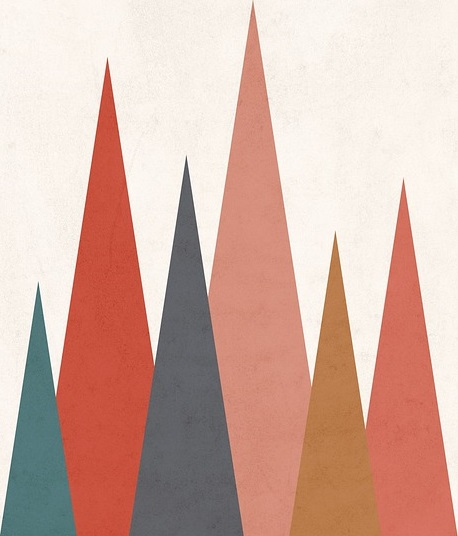
#> input picture Scripts/Image2Wavetable/inputs/example.jpg, 458 x 536 px
$ python img2wavetable.py
#> lines starting #> are read from the running program, lines starting #| are printed output that depends on the picture
import os
import matplotlib.pyplot as plt
import cv2 as cv
import numpy as np
from scipy.io import wavfile


def display(wave, img):
    imgd = img.copy().astype(np.float32)
    imgd -= imgd.min()
    imgd /= imgd.max()
    imgd = (255*imgd).astype(np.uint8)

    imgd = cv.resize(imgd, dsize=(1024, 510), interpolation=cv.INTER_NEAREST)
    cv.imshow("wind", imgd)

    plt.plot(wave)
    plt.show()
    cv.waitKey(0)

def comb_filter(img, harmonic):
    out = np.zeros_like(img)
    _, W = out.shape
    a = 1/harmonic
    for h in range(harmonic):
        d = (h*W)//harmonic
        delay = np.hstack([img[:, d:], img[:, :d]])
        out += a*delay
        a *= -1
    return out


def playsound_background(src):
    try:
        import playsound
    except ImportError as e:
        print("Please, install playsound to preview result")
        return
    import threading
    soundthread = threading.Thread(target=playsound.playsound, args=(src,), name='backgroundMusicThread')
    soundthread.daemon = True  # shut down music thread when the rest of the program exits
    soundthread.start()


def main():
    src = "inputs/example.jpg"
    harmonic = 2
    equalize_left_right = True

    img = cv.imread(src)
#> img is the input picture: shape (536, 458, 3); mean B, G, R 165.7, 177.6, 212.4
    img = cv.cvtColor(img, cv.COLOR_BGR2GRAY)
#> img: shape (536, 458)

    H = 128
    W = 1024

    img = cv.resize(img, dsize=(W, H), interpolation=cv.INTER_NEAREST)
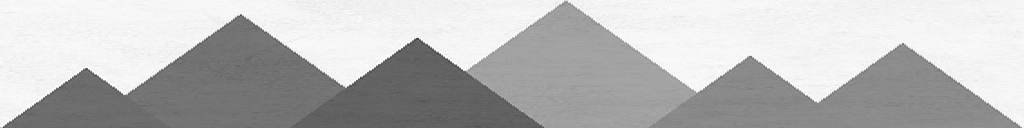
#> img: shape (128, 1024); min 68, max 255, mean 187
    img = img.astype(np.float32)

    # equalize left and right sides
    if equalize_left_right:
        for y in range(H):
            left, right = img[y, ::W-1]
            img[y, :] -= np.linspace(left, right, W)
#> this loop made 128 passes
#> (left, right) on passes 1 to 12: (247, 246), (248, 245), (247, 245), (246, 244), (245, 245), (243, 247), (245, 243), (247, 247), (249, 243), (241, 244), (247, 247), (246, 247)
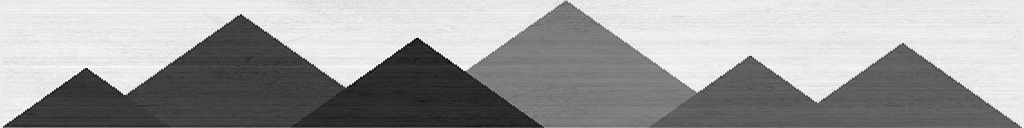
#> img: shape (128, 1024) float32; min -179, max 15.18, mean -57.62; drawn with min black and max white

    # comb filter of length W/2 to keep only harmonics
    if harmonic > 0:
        img = comb_filter(img, harmonic)
#> the loop in comb_filter, `for h in range(harmonic):` made 2 passes
#> pass 2, in comb_filter, `delay = np.hstack([img[:, d:], img[:, :d]])`:
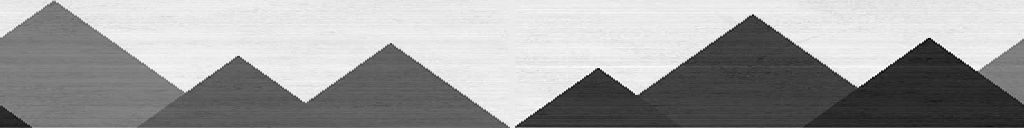
#> delay: shape (128, 1024) float32; min -179, max 15.18, mean -57.62; drawn with min black and max white
#> pass 2, in comb_filter, `out += a*delay`:
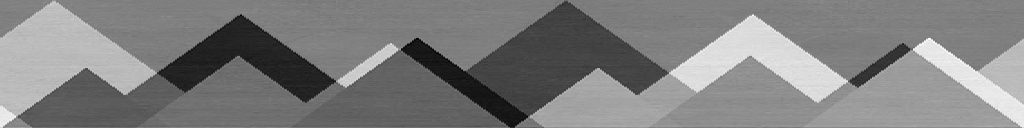
#> out: shape (128, 1024) float32; min -89.5, max 89.5, mean 0; drawn with min black and max white
#> after the loop in comb_filter, `for h in range(harmonic):`: a = 0.5

    # normalize
    # it can be exported if it is in float32 in [-1.0, 1.0] or uint8 in [0, 255]
    img -= img.min()
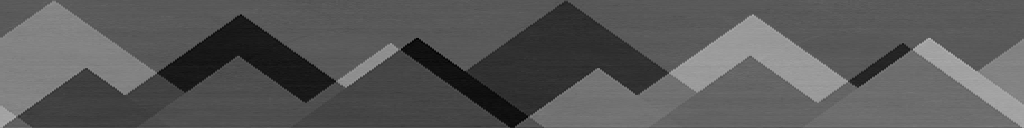
#> img: shape (128, 1024) float32; min 0, max 179, mean 89.5
    img /= img.max()
    img = 2*img-1

    wave = img[::-1, :].flatten(order='C')

    filename = os.path.basename(src)
    ext = filename.split(".")[-1]
    filename = filename[:-len(ext) - 1]
    dst = f"outputs/{filename}_comb{harmonic}{'_EQLF' if equalize_left_right else ''}.wav"
    data_int16 = (wave * (2 ** 15 - 1)).astype(np.int16)
    wavfile.write(dst, rate=48000, data=data_int16)

    playsound_background(dst)
    display(wave, img)
#> in display, `imgd = cv.resize(imgd, dsize=(1024, 510), interpolation=cv.INTER_NEARE..`:
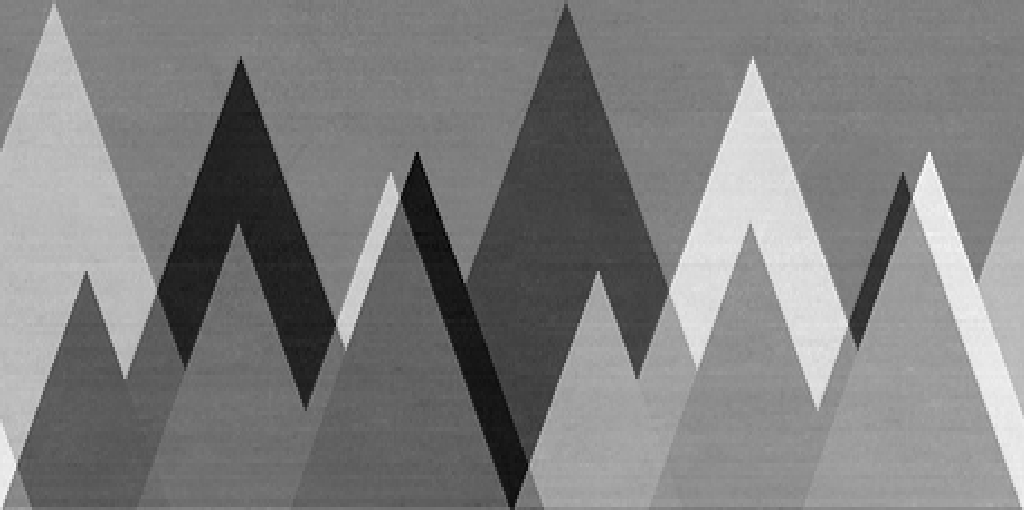
#> imgd: shape (510, 1024); min 0, max 255, mean 127
#> in display, `plt.show()`:
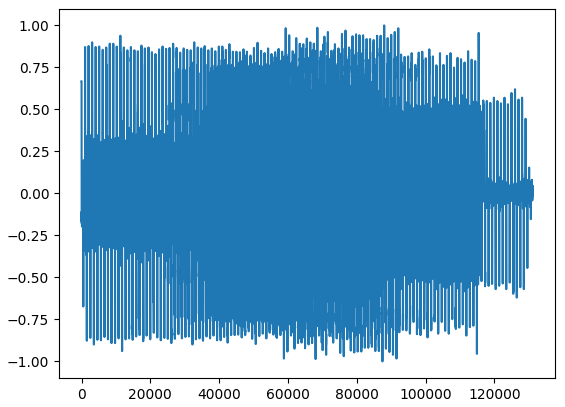
#> figure drawn by matplotlib, 1 panel; curve peaks at x = 87973, y = 1

if __name__ == '__main__':
    main()
